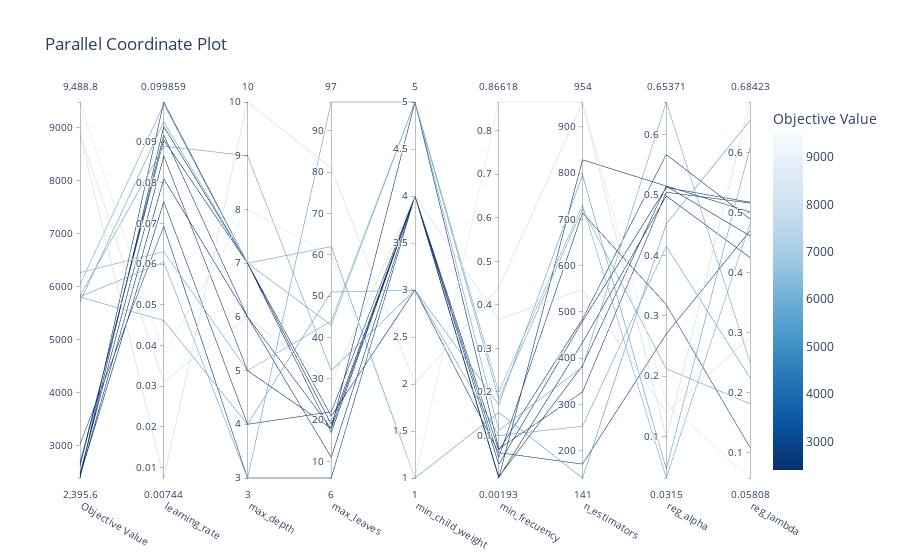

The code cell stored with this chart in its notebook:
### Markdown cell above
Observando el grafico anterior, se aprecia que desde el trial 15 el MAE se mantiene constante, representando el modelo con los mejores hiperparametros. Por otra parte, se observa que existen disminuciones considerables en el trial 0 y 12.

### Code cell
plot_parallel_coordinate(study)

### Figure 1 — Plotly figure (JSON) as saved in the notebook; plotly's stock layout.template omitted (floating-point values rounded to 4 significant figures)
{"data": [{"dimensions": [{"label": "Objective Value", "range": [2396.0, 9489.0], "values": [9489.0, 5817.0, 8893.0, 5807.0, 8879.0, 6270.0, 3035.0, 2444.0, 2396.0, 2411.0, 6047.0, 5828.0, 2418.0, 2624.0, 2681.0, 5719.0, 2481.0]}, {"label": "learning_rate", "range": [0.00744, 0.09986], "values": [0.03808, 0.06051, 0.03112, 0.04615, 0.00744, 0.06306, 0.0693, 0.07537, 0.09986, 0.09382, 0.09928, 0.08901, 0.08097, 0.09173, 0.09054, 0.09498, 0.08658]}, {"label": "max_depth", "range": [3, 10], "values": [8, 3, 6, 4, 10, 5, 3, 4, 7, 7, 7, 9, 6, 6, 7, 7, 5]}, {"label": "max_leaves", "range": [6, 97], "values": [60, 97, 29, 51, 81, 44, 6, 22, 17, 19, 43, 32, 18, 11, 21, 62, 18]}, {"label": "min_child_weight", "range": [1, 5], "values": [1, 5, 4, 3, 2, 5, 4, 4, 4, 4, 5, 3, 4, 4, 3, 1, 5]}, {"label": "min_frecuency", "range": [0.001928, 0.8662], "values": [0.8662, 0.1834, 0.3664, 0.1705, 0.4402, 0.1995, 0.04896, 0.001928, 0.002416, 0.004632, 0.1113, 0.09956, 0.03314, 0.0653, 0.06016, 0.1527, 0.06882]}, {"label": "n_estimators", "range": [141, 954], "values": [954, 723, 549, 796, 952, 731, 714, 829, 434, 384, 381, 253, 480, 485, 171, 141, 327]}, {"label": "reg_alpha", "range": [0.0315, 0.6537], "values": [0.156, 0.2123, 0.1395, 0.04645, 0.09767, 0.0315, 0.3184, 0.5147, 0.4981, 0.5145, 0.6537, 0.4149, 0.5121, 0.5666, 0.2698, 0.452, 0.5043]}, {"label": "reg_lambda", "range": [0.05808, 0.6842], "values": [0.05808, 0.1818, 0.2921, 0.6075, 0.6842, 0.4819, 0.1089, 0.5012, 0.4253, 0.4613, 0.2512, 0.225, 0.5174, 0.4895, 0.4695, 0.6533, 0.516]}], "labelangle": 30, "labelside": "bottom", "line": {"color": [9489.0, 5817.0, 8893.0, 5807.0, 8879.0, 6270.0, 3035.0, 2444.0, 2396.0, 2411.0, 6047.0, 5828.0, 2418.0, 2624.0, 2681.0, 5719.0, 2481.0], "colorbar": {"title": {"text": "Objective Value"}}, "colorscale": [[0, "rgb(247,251,255)"], [0.125, "rgb(222,235,247)"], [0.25, "rgb(198,219,239)"], [0.375, "rgb(158,202,225)"], [0.5, "rgb(107,174,214)"], [0.625, "rgb(66,146,198)"], [0.75, "rgb(33,113,181)"], [0.875, "rgb(8,81,156)"], [1, "rgb(8,48,107)"]], "reversescale": true, "showscale": true}, "type": "parcoords"}], "layout": {"title": {"text": "Parallel Coordinate Plot"}}}
